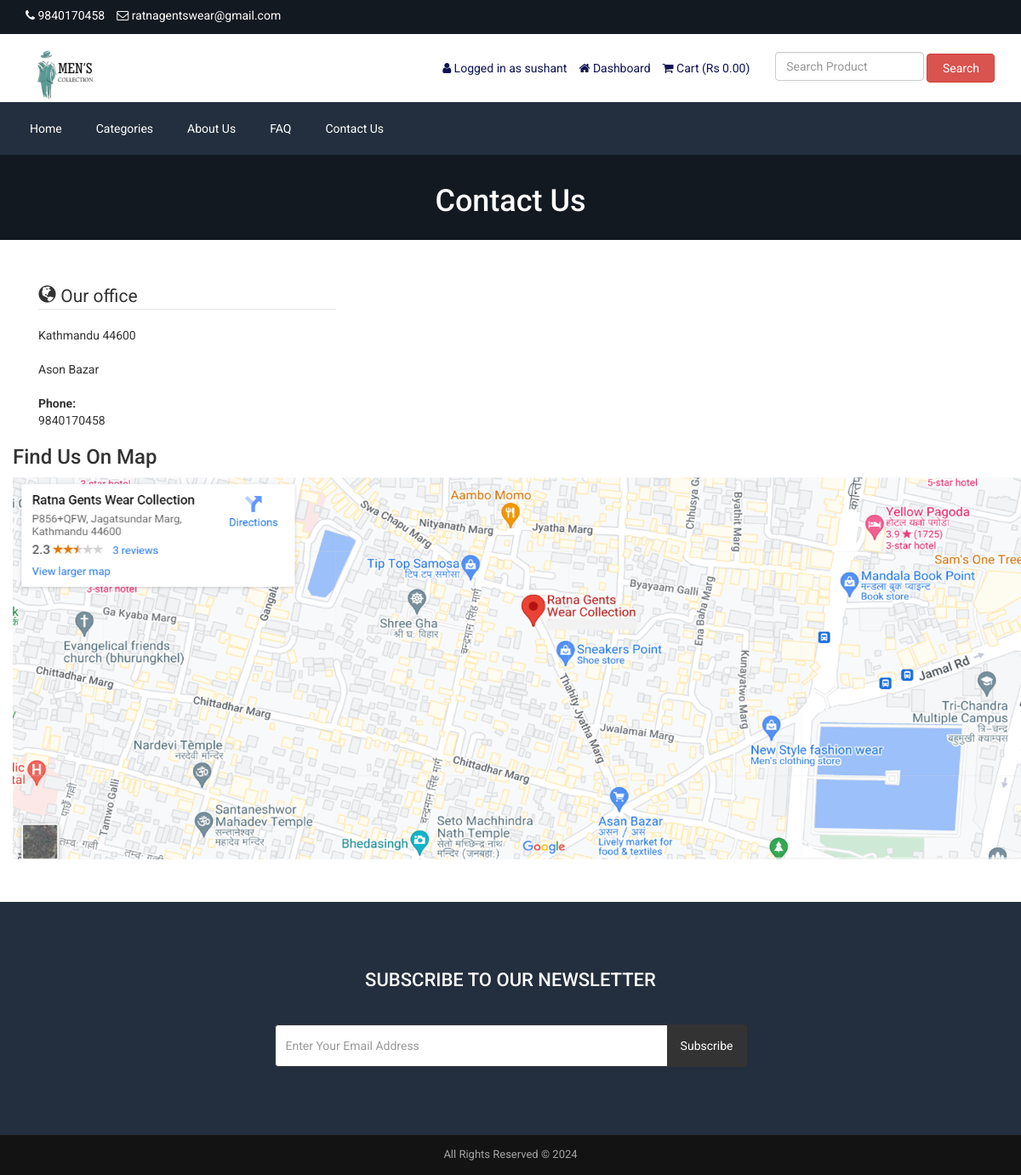
Page /contact.php (signed in) on the committed database.
### tables this page shows
CREATE TABLE `tbl_settings` (
  `id` int(11) NOT NULL,
  `logo` varchar(255) NOT NULL,
  `favicon` varchar(255) NOT NULL,
  `footer_about` text NOT NULL,
  `footer_copyright` text NOT NULL,
  `contact_address` text NOT NULL,
  `contact_email` varchar(255) NOT NULL,
  `contact_phone` varchar(255) NOT NULL,
  `contact_fax` varchar(255) NOT NULL,
  `contact_map_iframe` text NOT NULL,
  `receive_email` varchar(255) NOT NULL,
  `receive_email_subject` varchar(255) NOT NULL,
  `receive_email_thank_you_message` text NOT NULL,
  `forget_password_message` text NOT NULL,
  `total_recent_post_footer` int(10) NOT NULL,
  `total_popular_post_footer` int(10) NOT NULL,
  `total_recent_post_sidebar` int(11) NOT NULL,
  `total_popular_post_sidebar` int(11) NOT NULL,
  `total_featured_product_home` int(11) NOT NULL,
  `total_latest_product_home` int(11) NOT NULL,
  `total_popular_product_home` int(11) NOT NULL,
  `meta_title_home` text NOT NULL,
  `meta_keyword_home` text NOT NULL,
  `meta_description_home` text NOT NULL,
  `banner_login` varchar(255) NOT NULL,
  `banner_registration` varchar(255) NOT NULL,
  `banner_forget_password` varchar(255) NOT NULL,
  `banner_reset_password` varchar(255) NOT NULL,
  `banner_search` varchar(255) NOT NULL,
  `banner_cart` varchar(255) NOT NULL,
  `banner_checkout` varchar(255) NOT NULL,
  `banner_product_category` varchar(255) NOT NULL,
  `banner_blog` varchar(255) NOT NULL,
  `cta_title` varchar(255) NOT NULL,
  `cta_content` text NOT NULL,
  `cta_read_more_text` varchar(255) NOT NULL,
  `cta_read_more_url` varchar(255) NOT NULL,
  `cta_photo` varchar(255) NOT NULL,
  `featured_product_title` varchar(255) NOT NULL,
  `featured_product_subtitle` varchar(255) NOT NULL,
  `latest_product_title` varchar(255) NOT NULL,
  `latest_product_subtitle` varchar(255) NOT NULL,
  `popular_product_title` varchar(255) NOT NULL,
  `popular_product_subtitle` varchar(255) NOT NULL,
  `testimonial_title` varchar(255) NOT NULL,
  `testimonial_subtitle` varchar(255) NOT NULL,
  `testimonial_photo` varchar(255) NOT NULL,
  `blog_title` varchar(255) NOT NULL,
  `blog_subtitle` varchar(255) NOT NULL,
  `newsletter_text` text NOT NULL,
  `paypal_email` varchar(255) NOT NULL,
  `stripe_public_key` varchar(255) NOT NULL,
  `stripe_secret_key` varchar(255) NOT NULL,
  `bank_detail` text NOT NULL,
  `before_head` text NOT NULL,
  `after_body` text NOT NULL,
  `before_body` text NOT NULL,
  `home_service_on_off` int(11) NOT NULL,
  `home_welcome_on_off` int(11) NOT NULL,
  `home_featured_product_on_off` int(11) NOT NULL,
  `home_latest_product_on_off` int(11) NOT NULL,
  `home_popular_product_on_off` int(11) NOT NULL,
  `home_testimonial_on_off` int(11) NOT NULL,
  `home_blog_on_off` int(11) NOT NULL,
  `newsletter_on_off` int(11) NOT NULL,
  `ads_above_welcome_on_off` int(1) NOT NULL,
  `ads_above_featured_product_on_off` int(1) NOT NULL,
  `ads_above_latest_product_on_off` int(1) NOT NULL,
  `ads_above_popular_product_on_off` int(1) NOT NULL,
  `ads_above_testimonial_on_off` int(1) NOT NULL,
  `ads_category_sidebar_on_off` int(1) NOT NULL
);

CREATE TABLE `tbl_top_category` (
  `tcat_id` int(11) NOT NULL,
  `tcat_name` varchar(255) NOT NULL,
  `show_on_menu` int(1) NOT NULL
);

CREATE TABLE `tbl_page` (
  `id` int(11) NOT NULL,
  `about_title` varchar(255) NOT NULL,
  `about_content` text NOT NULL,
  `about_banner` varchar(255) NOT NULL,
  `about_meta_title` varchar(255) NOT NULL,
  `about_meta_keyword` text NOT NULL,
  `about_meta_description` text NOT NULL,
  `faq_title` varchar(255) NOT NULL,
  `faq_banner` varchar(255) NOT NULL,
  `faq_meta_title` varchar(255) NOT NULL,
  `faq_meta_keyword` text NOT NULL,
  `faq_meta_description` text NOT NULL,
  `blog_title` varchar(255) NOT NULL,
  `blog_banner` varchar(255) NOT NULL,
  `blog_meta_title` varchar(255) NOT NULL,
  `blog_meta_keyword` text NOT NULL,
  `blog_meta_description` text NOT NULL,
  `contact_title` varchar(255) NOT NULL,
  `contact_banner` varchar(255) NOT NULL,
  `contact_meta_title` varchar(255) NOT NULL,
  `contact_meta_keyword` text NOT NULL,
  `contact_meta_description` text NOT NULL,
  `pgallery_title` varchar(255) NOT NULL,
  `pgallery_banner` varchar(255) NOT NULL,
  `pgallery_meta_title` varchar(255) NOT NULL,
  `pgallery_meta_keyword` text NOT NULL,
  `pgallery_meta_description` text NOT NULL,
  `vgallery_title` varchar(255) NOT NULL,
  `vgallery_banner` varchar(255) NOT NULL,
  `vgallery_meta_title` varchar(255) NOT NULL,
  `vgallery_meta_keyword` text NOT NULL,
  `vgallery_meta_description` text NOT NULL
);

### contact.php (the view, shortened to what this page needs)
<?php
 require_once('header.php');
 require_once('Class/Contact.php');
 ?>
<?php
$statement = $pdo->prepare("SELECT * FROM tbl_page WHERE id=1");
$statement->execute();
$result = $statement->fetchAll(PDO::FETCH_ASSOC);
foreach ($result as $row) {
    $contact_title = $row['contact_title'];
    $contact_banner = $row['contact_banner'];
}
$statement = $pdo->prepare("SELECT * FROM tbl_settings WHERE id=1");
$statement->execute();
$result = $statement->fetchAll(PDO::FETCH_ASSOC);
foreach ($result as $row) {
    $contact_phone = $row['contact_phone'];
    $contact_address = $row['contact_address'];
}
?>
<div class="page-banner" style="background-image: url(assets/uploads/<?php echo $contact_banner; ?>);">
    <div class="inner">
        <h1><?php echo $contact_title; ?></h1>
    </div>
</div>
<div class="page">
    <div class="container">
        <div class="row">
            <div class="col-md-12">
                <div class="row cform">
                    <div class="col-md-8">
                        </div>
                    </div>
                    <div class="col-md-4">
                        <legend><span class="glyphicon glyphicon-globe"></span> Our office</legend>
                        <address>
                            <?php echo nl2br($contact_address); ?>
                        </address>
                        <address>
                            <strong>Phone:</strong><br>
                            <span><?php echo $contact_phone; ?></span>
                        </address>
                    </div>
                </div>
                <h3>Find Us On Map</h3>
                <img src="assets/img/contact_map.png" height="450px" width="1200px">
            </div>
        </div>
    </div>
<?php require_once('footer.php'); ?>

### header.php (shortened to what this page needs)
<?php
include("admin/inc/config.php");
$statement = $pdo->prepare("SELECT * FROM tbl_settings WHERE id=1");
$statement->execute();
$result = $statement->fetchAll(PDO::FETCH_ASSOC);
foreach ($result as $row)
{
	$logo = $row['logo'];
	$contact_email = $row['contact_email'];
	$contact_phone = $row['contact_phone'];
}
?>
<!DOCTYPE html>
<html lang="en">
<head>
	<link rel="stylesheet" href="assets/css/bootstrap.min.css">
	<link rel="stylesheet" href="assets/css/font-awesome.min.css">
	<link rel="stylesheet" href="assets/css/owl.carousel.min.css">
	<link rel="stylesheet" href="assets/css/owl.theme.default.min.css">
	<link rel="stylesheet" href="assets/css/jquery.bxslider.min.css">
    <link rel="stylesheet" href="assets/css/magnific-popup.css">
    <link rel="stylesheet" href="assets/css/rating.css">
	<link rel="stylesheet" href="assets/css/spacing.css">
	<link rel="stylesheet" href="assets/css/bootstrap-touch-slider.css">
	<link rel="stylesheet" href="assets/css/animate.min.css">
	<link rel="stylesheet" href="assets/css/tree-menu.css">
	<link rel="stylesheet" href="assets/css/select2.min.css">
	<link rel="stylesheet" href="assets/css/main.css">
	<link rel="stylesheet" href="assets/css/responsive.css">
	<?php
	$statement = $pdo->prepare("SELECT * FROM tbl_page WHERE id=1");
	$statement->execute();
	$result = $statement->fetchAll(PDO::FETCH_ASSOC);
		?>
</head>
<body>
<div class="top">
	<div class="container">
		<div class="row">
			<div class="col-md-6 col-sm-6 col-xs-12">
				<div class="left">
					<ul>
						<li><i class="fa fa-phone"></i> <?php echo $contact_phone; ?></li>
						<li><i class="fa fa-envelope-o"></i> <?php echo $contact_email; ?></li>
					</ul>
				</div>
			</div>
			<div class="col-md-6 col-sm-6 col-xs-12">
			</div>
		</div>
	</div>
</div>
<div class="header">
	<div class="container">
		<div class="row inner">
			<div class="col-md-4 logo">
				<a href="index.php"><img src="assets/uploads/<?php echo $logo; ?>" alt="logo image"></a>
			</div>
			<div class="col-md-5 right">
				<ul>
					<?php
					if(isset($_SESSION['customer'])) {
						?>
						<li><i class="fa fa-user"></i> <?php echo "Logged in as"; ?> <?php echo $_SESSION['customer']['cust_name']; ?></li>
						<li><a href="dashboard.php"><i class="fa fa-home"></i> <?php echo "Dashboard"; ?></a></li>
						<?php
					} else {
						?>
						<li><a href="login.php"><i class="fa fa-sign-in"></i> <?php echo "Login"; ?></a></li>
						<li><a href="registration.php"><i class="fa fa-user-plus"></i> <?php echo "Register"; ?></a></li>
						<?php
					}
					?>
					<li><a href="cart.php"><i class="fa fa-shopping-cart"></i> <?php echo "Cart"; ?> (<?php echo "Rs "; ?><?php
					if(isset($_SESSION['cart_p_id'])) {
						$table_total_price = 0;
						$i=0;
	                    foreach($_SESSION['cart_p_qty'] as $key => $value)
	                    {
	                        $i++;
	                        $arr_cart_p_qty[$i] = $value;
	                    }                    $i=0;
	                    foreach($_SESSION['cart_p_current_price'] as $key => $value)
	                    {
	                        $i++;
	                        $arr_cart_p_current_price[$i] = $value;
	                    }
	                    for($i=1;$i<=count($arr_cart_p_qty);$i++) {
	                    	$row_total_price = $arr_cart_p_current_price[$i]*$arr_cart_p_qty[$i];
	                        $table_total_price = $table_total_price + $row_total_price;
	                    }
						echo $table_total_price;
					} else {
						echo '0.00';
					}
					?>)</a></li>
				</ul>
			</div>
			<div class="col-md-3 search-area">
				<form class="navbar-form navbar-left" role="search" action="search-result.php" method="get">
					<div class="form-group">
						<input type="text" class="form-control search-top" placeholder="<?php echo "Search Product"; ?>" name="search_text">
					</div>
					<button type="submit" class="btn btn-danger"><?php echo "Search"; ?></button>
				</form>
			</div>
		</div>
	</div>
</div>
<div class="nav">
	<div class="container">
		<div class="row">
			<div class="col-md-12 pl_0 pr_0">
				<div class="menu-container">
					<div class="menu">
						<ul>
							<li><a href="index.php">Home</a></li>
							<?php
								$statement = $pdo->prepare("SELECT * FROM tbl_top_category WHERE show_on_menu=1");
								$statement->execute();
								$result = $statement->fetchAll(PDO::FETCH_ASSOC);
								foreach ($result as $row) {
								?>
								<li><a href="product-category.php?id=<?php echo $row['tcat_id']; ?>&type=top-category"><?php echo "Categories"; ?></a>
								</li>
								<?php
								}
							?>
							<?php
							$statement = $pdo->prepare("SELECT * FROM tbl_page WHERE id=1");
							$statement->execute();
							$result = $statement->fetchAll(PDO::FETCH_ASSOC);
							foreach ($result as $row) {
								$about_title = $row['about_title'];
								$faq_title = $row['faq_title'];
								$contact_title = $row['contact_title'];
							}
							?>
							<li><a href="about.php"><?php echo $about_title; ?></a></li>
							<li><a href="faq.php"><?php echo $faq_title; ?></a></li>
							<li><a href="contact.php"><?php echo $contact_title; ?></a></li>
						</ul>
					</div>
				</div>
			</div>
		</div>
	</div>
</div>

### footer.php (shortened to what this page needs)
<?php
require_once('Class/Footer.php');
?>
<?php
$statement = $pdo->prepare("SELECT * FROM tbl_settings WHERE id=1");
$statement->execute();
$result = $statement->fetchAll(PDO::FETCH_ASSOC);
foreach ($result as $row)
{
	$footer_copyright = $row['footer_copyright'];
    $newsletter_on_off = $row['newsletter_on_off'];
}
?>
<?php if($newsletter_on_off == 1): ?>
<section class="home-newsletter">
	<div class="container">
		<div class="row">
			<div class="col-md-6 col-md-offset-3">
				<div class="single">
				<form action="" method="post">
					<h2><?php echo "Subscribe To Our Newsletter"; ?></h2>
					<div class="input-group">
			        	<input type="email" class="form-control" placeholder="<?php echo "Enter Your Email Address"; ?>" name="email_subscribe">
			         	<span class="input-group-btn">
			         	<button class="btn btn-theme" type="submit" name="form_subscribe"><?php echo "Subscribe"; ?></button>
			         	</span>
			        </div>
				</div>
			</div>
		</div>
	</div>
</section>
<?php endif; ?>
<div class="footer-bottom">
	<div class="container">
		<div class="row">
			<div class="col-md-12 copyright">
				<?php echo $footer_copyright; ?>
			</div>
		</div>
	</div>
</div>
</body>
</html>

### assets/css/main.css (style rules this page uses)
* { margin: 0; padding: 0; }
body { font-family: "Roboto", sans-serif; font-size: 14px; }
h1, h2, h3, h4, h5, h6 { font-family: "Roboto", sans-serif; }
a { text-decoration: none; }
.top { width: 100%; height: 40px; background: #131921; }
.top .left { float: left; }
.top .left ul { padding-top: 8px; }
.top .left ul li { list-style-type: none; float: left; margin-right: 14px; color: white; }
.top .left ul li i { color: white; }
.header { width: 100%; height: auto; background: #fff; }
.header .inner { height: auto; display: table; }
.header .logo { float: none; display: table-cell; vertical-align: middle; }
.header .logo img { max-width: 100%; height: 80px; }
.header .navbar-form .form-control { width: 300px; }
.header .search-area { float: none; display: table-cell; vertical-align: middle; }
.header .search-area .form-group { width: calc(100% - 84px); }
.header .search-area button { width: 80px; }
.header .search-area form { width: 100%; }
.header .right { float: none; display: table-cell; vertical-align: middle; padding-right: 0; }
.header .right ul { float: right; margin-bottom: 0; }
.header .right ul li { list-style-type: none; float: left; margin-left: 14px; color: #0d1452; }
.header .right ul li a { color: #0d1452; }
.header .navbar-form .search-top { width: 100%; }
.nav { background: #232f3e; }
.menu-container { width: 100%; margin: 0 auto; background: #232f3e; }
.menu-dropdown-icon:before { content: "\f067"; font-family: "FontAwesome"; display: none; cursor: pointer; float: right; padding: 1.5em 2em; background: #fff; color: #333; }
.menu > ul { margin: 0 auto; width: 100%; list-style: none; padding: 0; position: relative; box-sizing: border-box; }
.menu > ul:before, .menu > ul:after { content: ""; display: table; }
.menu > ul:after { clear: both; }
.menu > ul > li { float: left; padding: 0; margin: 0; }
.menu > ul > li a { text-decoration: none; padding: 1.5em 20px; display: block; color: #fff; }
::marker { display: none !important;; unicode-bidi: isolate; font-variant-numeric: tabular-nums; text-transform: none; text-indent: 0px !important; text-align: start !important; text-align-last: start !important; }
.footer-bottom { width: 100%; height: auto; background: #141314; padding: 14px 0; }
.footer-bottom .copyright { font-size: 13px; color: #a3a3a3; text-align: center; }
.page-banner { width: 100%; height: auto; background-repeat: no-repeat; background-position: center center; -webkit-background-size: cover; background-size: cover; position: relative; padding-top: 15px; padding-bottom: 15px; overflow: hidden; }
.page-banner h1 { color: #fff; text-align: center; z-index: 999; position: relative; }
.page { width: 100%; height: auto; padding-top: 50px; padding-bottom: 50px; }
.home-newsletter { padding: 80px 0; background: #232f3e; }
.home-newsletter .single { max-width: 650px; margin: 0 auto; text-align: center; position: relative; z-index: 2; }
.home-newsletter .single h2 { font-size: 22px; color: white; text-transform: uppercase; margin-bottom: 40px; margin-top: 0; }
.home-newsletter .single .form-control { height: 50px; border-color: #333; outline: none; }
.home-newsletter .single .btn { min-height: 50px; background: #333; color: #fff; padding-left: 15px; padding-right: 15px; }

### assets/css/responsive.css (style rules this page uses)
@media only screen and (min-width: 992px) { .header .inner { width: 100%; } }
@media only screen and (min-width: 992px) { .header .search-area { padding-right: 0; } }
@media only screen and (min-width: 992px) { .header .search-area form { padding-right: 0; } }
@media only screen and (min-width: 992px) { .header .container { padding-right: 0; } }

### rows in the picture
tbl_settings: contact_phone "9840170458", contact_email "ratnagentswear@gmail.com", logo (picture), contact_address "Kathmandu 44600 Ason Bazar", footer_copyright "All Rights Reserved © 2024"
tbl_page: about_title "About Us", faq_title "FAQ", contact_title "Contact Us", contact_banner (picture)

### other values in the picture
$_SESSION['customer']['cust_name'] "sushant"
